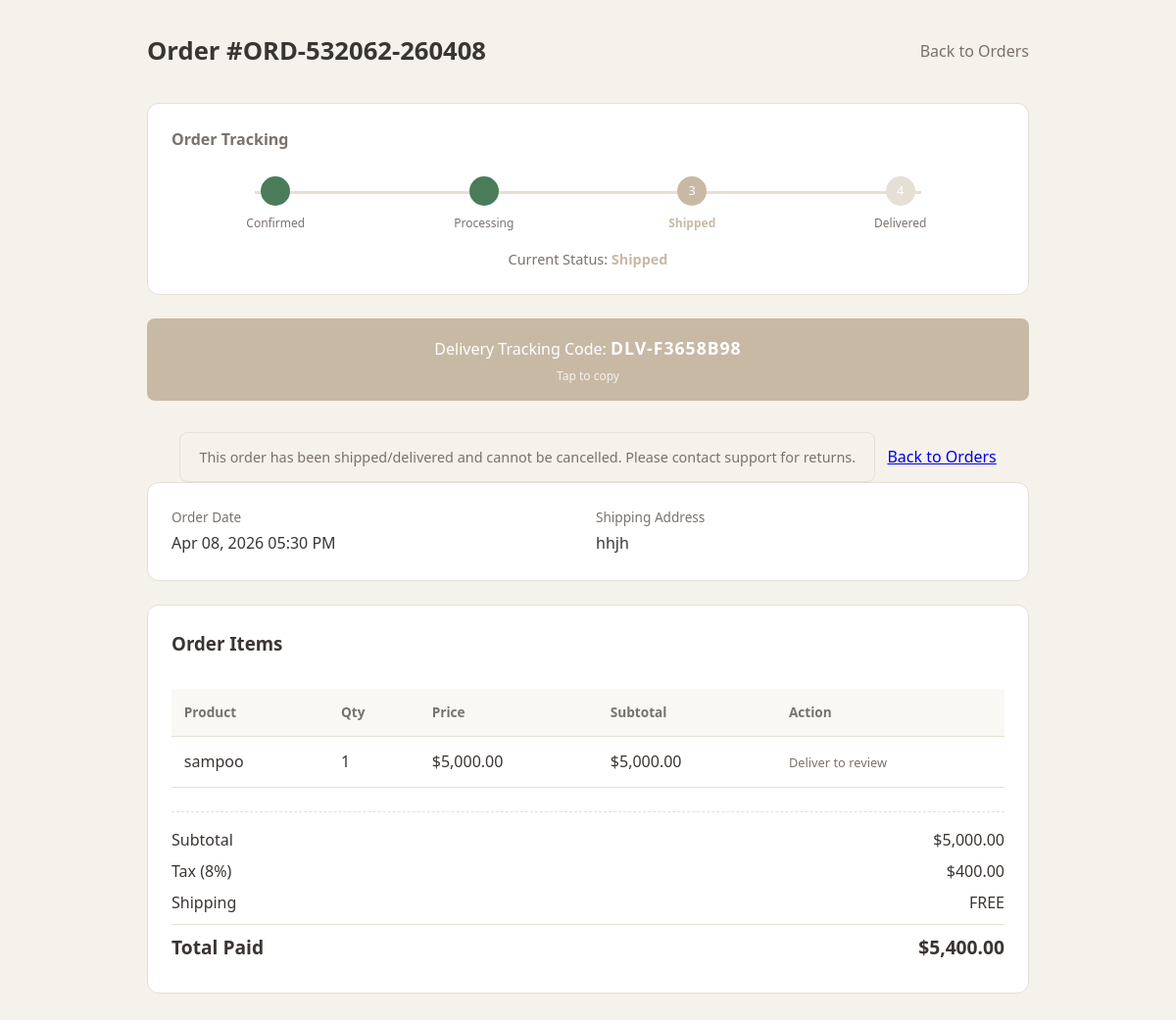
Page /user/orders_detailed.php?id=5 (signed in) on the committed database.
### tables this page shows
CREATE TABLE `orders` (
  `id` int(11) NOT NULL,
  `user_id` int(11) NOT NULL,
  `order_number` varchar(50) NOT NULL,
  `delivery_code` varchar(20) DEFAULT NULL,
  `status` varchar(50) DEFAULT 'confirmed',
  `subtotal` decimal(10,2) NOT NULL,
  `tax` decimal(10,2) NOT NULL,
  `shipping` decimal(10,2) NOT NULL,
  `total` decimal(10,2) NOT NULL,
  `address` text NOT NULL,
  `payment_method` varchar(50) DEFAULT 'cod',
  `payment_status` enum('pending','paid','failed','refunded') DEFAULT 'pending',
  `transaction_id` varchar(100) DEFAULT NULL,
  `created_at` timestamp NOT NULL DEFAULT current_timestamp(),
  `esewa_transaction_uuid` varchar(100) DEFAULT NULL,
  `esewa_ref_id` varchar(100) DEFAULT NULL
);

CREATE TABLE `order_items` (
  `id` int(11) NOT NULL,
  `order_id` int(11) NOT NULL,
  `product_id` int(11) NOT NULL,
  `product_name` varchar(255) NOT NULL,
  `quantity` int(11) NOT NULL,
  `price` decimal(10,2) NOT NULL
);

### user/orders_detailed.php (the view, shortened to what this page needs)
<?php
require_once '../db.php';
$orderId = intval($_GET['id'] ?? 0);
$stmt = $pdo->prepare("SELECT * FROM orders WHERE id = ? AND user_id = ? LIMIT 1");
$stmt->execute([$orderId, $_SESSION['user_id']]);
$order = $stmt->fetch();
$itemsStmt = $pdo->prepare("SELECT * FROM order_items WHERE order_id = ?");
$itemsStmt->execute([$orderId]);
$items = $itemsStmt->fetchAll();
$statusSteps = ['confirmed', 'processing', 'shipped', 'delivered'];
$currentStep = array_search($order['status'], $statusSteps);
?>
<!DOCTYPE html>
<html lang="en">
<head>
</head>
<body>
    <div class="container">
        <div class="header">
            <h1> Order #<?= htmlspecialchars($order['order_number']) ?></h1>
            <a href="orders.php" class="back-link">Back to Orders</a>
        </div>
        <div class="tracker">
            <h3>Order Tracking</h3>
            <div class="steps">
                <?php foreach($statusSteps as $idx => $step):
                    $isActive = ($idx == $currentStep);
                    $isCompleted = ($idx < $currentStep);
                ?>
                <div class="step <?= $isActive ? 'active' : ($isCompleted ? 'completed' : '') ?>">
                    <div class="dot"><?= $isCompleted ? '' : ($idx + 1) ?></div>
                    <div class="label"><?= ucfirst($step) ?></div>
                </div>
                <?php endforeach; ?>
            </div>
            <p style="text-align:center; margin-top:1rem; font-size:.9rem; color:var(--mut);">
                Current Status: <strong style="color:var(--accent);"><?= ucfirst($order['status']) ?></strong>
            </p>
        </div>
        <div class="code-box" onclick="navigator.clipboard.writeText('<?= $order['delivery_code'] ?>'); alert('Delivery code copied to clipboard!');">
            Delivery Tracking Code: <strong style="font-size:1.1rem; letter-spacing:1px;"><?= htmlspecialchars($order['delivery_code']) ?></strong>
            <div style="font-size:.75rem; margin-top:.3rem; opacity:.8;">Tap to copy</div>
        </div>
        <div style="text-align:center; margin-top:2rem;">
            <?php if (in_array($order['status'], ['confirmed', 'processing'])): ?>
                <form method="POST" action="cancel_order.php" style="display:inline;" onsubmit="return confirm('Are you sure you want to cancel this order? This action cannot be undone.');">
                    <input type="hidden" name="order_id" value="<?= $order['id'] ?>">
                    <button type="submit" class="btn-cancel"> Cancel Order</button>
                </form>
            <?php elseif ($order['status'] === 'shipped' || $order['status'] === 'delivered'): ?>
                <div class="status-notice"> This order has been shipped/delivered and cannot be cancelled. Please contact support for returns.</div>
            <?php else: ?>
                <div class="status-notice"> This order is <?= htmlspecialchars($order['status']) ?> and cannot be cancelled.</div>
            <?php endif; ?>
            <a href="orders.php" class="btn btn-back" style="margin-left:.5rem;"> Back to Orders</a>
        </div>
        <div class="card">
            <div class="grid">
                <div class="info"><label>Order Date</label><p><?= date('M d, Y  h:i A', strtotime($order['created_at'])) ?></p></div>
                <div class="info"><label>Shipping Address</label><p><?= nl2br(htmlspecialchars($order['address'])) ?></p></div>
            </div>
        </div>
        <div class="card">
            <h3 style="margin-bottom:1rem;">Order Items</h3>
            <div style="overflow-x:auto;">
                <table>
                    <thead><tr><th>Product</th><th>Qty</th><th>Price</th><th>Subtotal</th><th>Action</th></tr></thead>
                    <tbody>
                        <?php foreach($items as $item): ?>
                        <tr>
                            <td><?= htmlspecialchars($item['product_name']) ?></td>
                            <td><?= $item['quantity'] ?></td>
                            <td>$<?= number_format($item['price'], 2) ?></td>
                            <td>$<?= number_format($item['quantity'] * $item['price'], 2) ?></td>
                            <td>
                                <?php if($order['status'] === 'delivered'): ?>
                                    <a href="write_review.php?order_id=<?= $order['id'] ?>&product_id=<?= $item['product_id'] ?>" class="btn" style="padding:.4rem .8rem; font-size:.8rem;"> Review</a>
                                <?php else: ?>
                                    <span style="color:var(--mut); font-size:.8rem;">Deliver to review</span>
                                <?php endif; ?>
                            </td>
                        </tr>
                        <?php endforeach; ?>
                    </tbody>
                </table>
            </div>
            <div class="totals">
                <div class="row"><span>Subtotal</span><span>$<?= number_format($order['subtotal'], 2) ?></span></div>
                <div class="row"><span>Tax (8%)</span><span>$<?= number_format($order['tax'], 2) ?></span></div>
                <div class="row"><span>Shipping</span><span><?= $order['shipping'] == 0 ? 'FREE' : '$'.number_format($order['shipping'], 2) ?></span></div>
                <div class="row grand"><span>Total Paid</span><span>$<?= number_format($order['total'], 2) ?></span></div>
            </div>
        </div>
    </div>
</body>
</html>

### user/orders_detailed.php (style rules this page uses)
:root { --bg:#F5F1EB; --card:#FFF; --accent:#C8B9A5; --accent-h:#A89580; --txt:#3A3532; --mut:#7A726C; --bdr:#E6DFD6; --success:#4A7C59; }
* { box-sizing:border-box; margin:0; padding:0; font-family:system-ui,-apple-system,sans-serif; }
body { background:var(--bg); color:var(--txt); line-height:1.6; padding:2rem 1rem; }
.container { max-width:900px; margin:0 auto; }
.header { display:flex; justify-content:space-between; align-items:center; margin-bottom:2rem; flex-wrap:wrap; gap:1rem; }
h1 { font-size:1.6rem; }
.back-link { color:var(--mut); text-decoration:none; font-weight:500; }
.tracker { background:var(--card); padding:1.5rem; border-radius:12px; border:1px solid var(--bdr); margin-bottom:1.5rem; }
.tracker h3 { margin-bottom:1rem; font-size:1rem; color:var(--mut); }
.steps { display:flex; justify-content:space-between; position:relative; margin-top:1.5rem; }
.steps::before { content:''; position:absolute; top:15px; left:10%; right:10%; height:3px; background:var(--bdr); z-index:1; }
.step { position:relative; z-index:2; text-align:center; flex:1; }
.step .dot { width:30px; height:30px; background:var(--bdr); border-radius:50%; margin:0 auto .5rem; display:flex; align-items:center; justify-content:center; color:#fff; font-size:.8rem; transition:.3s; }
.step.active .dot { background:var(--accent); }
.step.completed .dot { background:var(--success); }
.step .label { font-size:.75rem; color:var(--mut); font-weight:500; }
.step.active .label { color:var(--accent); font-weight:600; }
.card { background:var(--card); border:1px solid var(--bdr); border-radius:12px; padding:1.5rem; margin-bottom:1.5rem; }
.grid { display:grid; grid-template-columns:1fr 1fr; gap:1rem; }
.info label { display:block; font-size:.85rem; color:var(--mut); margin-bottom:.2rem; }
.info p { font-weight:500; }
table { width:100%; border-collapse:collapse; margin-top:1rem; }
th, td { padding:.8rem; text-align:left; border-bottom:1px solid var(--bdr); }
th { color:var(--mut); font-size:.85rem; background:#FAF8F5; }
.totals { margin-top:1.5rem; border-top:1px dashed var(--bdr); padding-top:1rem; }
.totals .row { display:flex; justify-content:space-between; margin-bottom:.4rem; }
.totals .grand { font-weight:700; font-size:1.2rem; margin-top:.5rem; padding-top:.5rem; border-top:1px solid var(--bdr); }
.code-box { background:var(--accent); color:#fff; padding:1rem; border-radius:8px; text-align:center; margin-top:1rem; cursor:pointer; transition:.2s; }
.status-notice { background:#F5F1EB; color:#7A726C; padding:.8rem 1.2rem; border-radius:8px; font-size:.9rem; border:1px solid #E6DFD6; display:inline-block; }

### rows in the picture
orders: order_number "ORD-532062-260408", status "Shipped", delivery_code "DLV-F3658B98", created_at "Apr 08, 2026 05:30 PM", address "hhjh", subtotal "5,000.00", tax "400.00", total "5,400.00"
order_items: product_name "sampoo", quantity "1", price "5,000.00", $item['quantity'] * $item['price'] "5,000.00"

### other values in the picture
$step "Confirmed"
$step "Processing"
$step "Shipped"
$step "Delivered"
